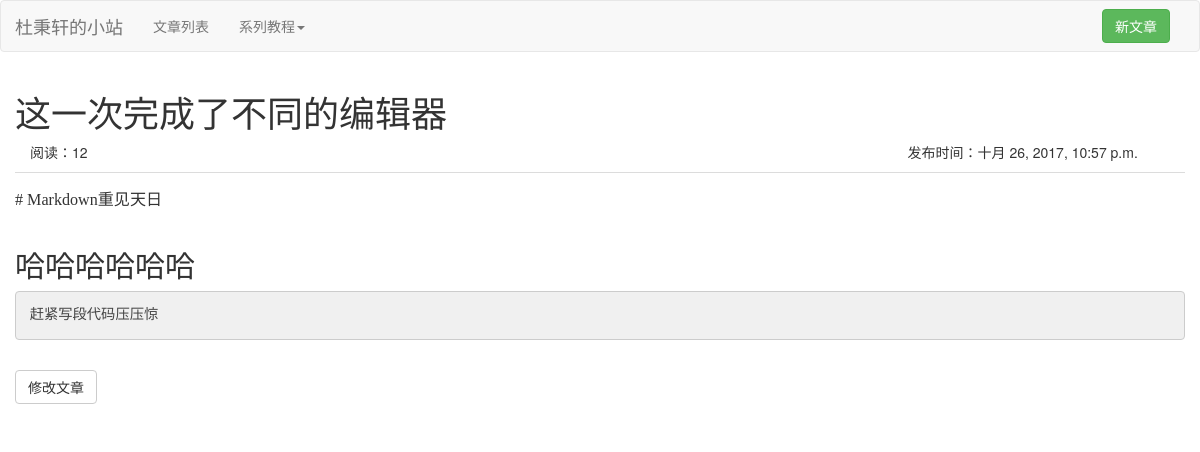
The page /article/5/ on the database its author committed.
### website/models.py (models this page shows, shortened)
class Article(models.Model):
    title = models.CharField(max_length=100, null=True, verbose_name='标题')
    content = models.TextField(null=True, verbose_name='内容')
    tags = models.ManyToManyField('Tag', null=True, verbose_name='标签', related_name='tags')
    categories = models.ForeignKey('Category', null=True, verbose_name='分类', related_name='categories')
    publish_time = models.DateTimeField(auto_now_add=True, verbose_name='发布时间')
    modify_time = models.DateTimeField(auto_now=True, verbose_name='修改时间')
    editor = models.CharField(max_length=32, default='MD', verbose_name='编辑器')
    access_count = models.BigIntegerField(default=0, verbose_name='阅读量')

### website/views.py (the view)
# urls.py: url(r'^(?P<article_id>[0-9]+)/$', views.article_page, name='article_page'),
def article_page(request, article_id):
    article = Article.objects.get(pk=article_id)
    article.access_count += 1
    article.save()
    return render(request, 'website/article_page.html', {'article': article})

### website/templates/website/article_page.html (shortened to what this page needs)
{% extends 'website/base.html' %}
{% block body_content %}
    <div class="container">
        <div class="row">
            <div class="h1">{{ article.title }}</div>
        </div>
        <div class="row">
            <p class="col-md-9">阅读：{{ article.access_count }}</p>
            <p class="col-md-3">发布时间：{{ article.publish_time }}</p>
        </div>
        <div class="row">
            <div class="col-md-12" style="background-color: gainsboro"></div>
        </div>
        <div class="row">
            <div class="article-content">{{ article.content|safe }}</div>
        </div>
        <br/>
        <div class="row">
            <a class="btn btn-default" href="{% url 'article:article_edit_page' article.id %}">修改文章</a>
        </div>
        <br/>
    </div>
{% endblock %}

### rows shown on the page
Article: title "这一次完成了不同的编辑器", access_count "12", publish_time "十月 26, 2017, 10:57 p.m.", content "# Markdown重见天日"
